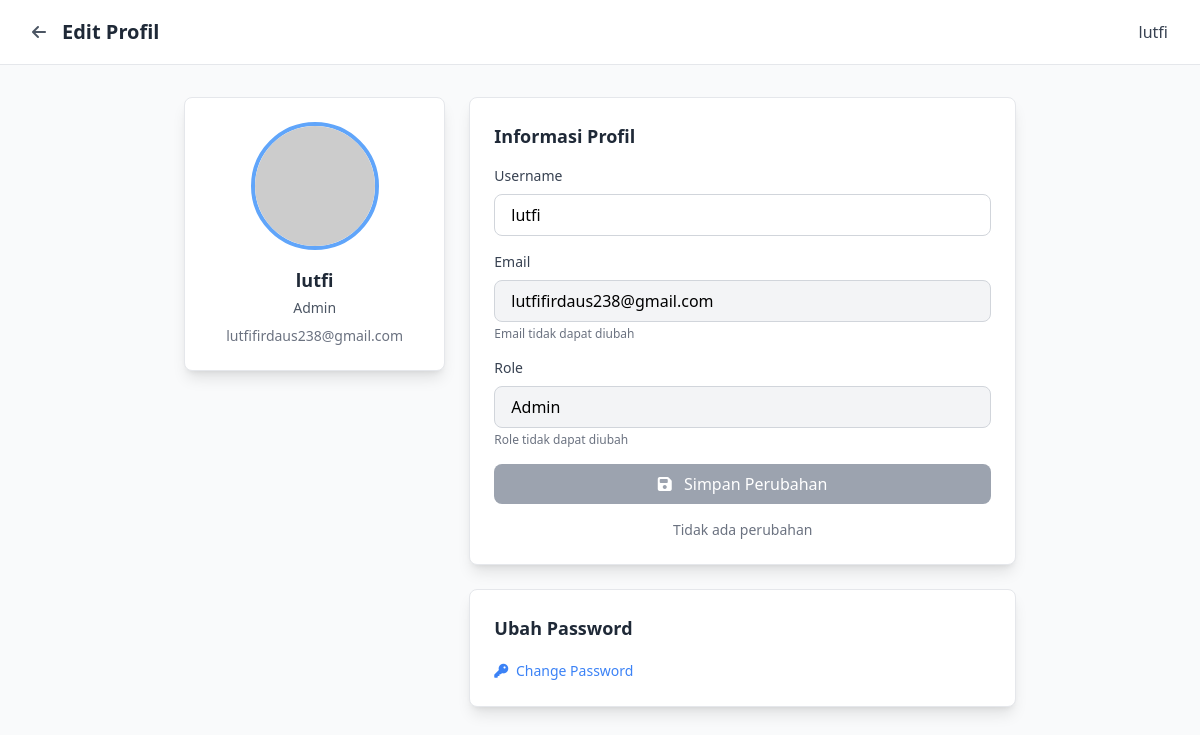
The app's page /pages/profile/profile.php (signed in) with its own data.
### tables this page shows
CREATE TABLE `user` (
  `id_user` int(11) NOT NULL,
  `nama` varchar(255) NOT NULL,
  `role` enum('Project Manager','Finance Manager','Staff Accountant','Direktur','Admin') NOT NULL COMMENT 'User role: PM, FM, SA, Direktur, or Admin',
  `status` enum('active','inactive','pending') NOT NULL DEFAULT 'inactive' COMMENT 'Account status: active=can login, inactive=deactivated by admin, pending=awaiting admin approval',
  `email` varchar(255) NOT NULL,
  `no_HP` varchar(20) DEFAULT NULL,
  `password_hash` varchar(255) NOT NULL,
  `created_at` timestamp NOT NULL DEFAULT current_timestamp(),
  `updated_at` timestamp NOT NULL DEFAULT current_timestamp() ON UPDATE current_timestamp(),
  `last_notification_check` timestamp NULL DEFAULT NULL
);

### pages/profile/profile.php (the view, shortened to what this page needs)
<?php
require_once '../../includes/config.php';
$user_id = $_SESSION['user_id'];
$stmt = $conn->prepare("SELECT * FROM user WHERE id_user = ?");
$stmt->bind_param("i", $user_id);
$stmt->execute();
$result = $stmt->get_result();
$user = $result->fetch_assoc();
?>
<!DOCTYPE html>
<html lang="id">
<head>
    <script src="https://cdn.tailwindcss.com"></script>
    <link rel="stylesheet" href="https://cdnjs.cloudflare.com/ajax/libs/font-awesome/6.4.0/css/all.min.css">
</head>
<body class="bg-gray-50 min-h-screen">
    <header class="bg-white border-b border-gray-200 sticky top-0 z-50">
        <div class="max-w-7xl mx-auto px-4 sm:px-6 lg:px-8">
            <div class="flex justify-between items-center h-16">
                <div class="flex items-center space-x-4">
                    <a href="javascript:history.back()" class="text-gray-600 hover:text-gray-800">
                        <i class="fas fa-arrow-left"></i>
                    </a>
                    <h1 class="text-xl font-bold text-gray-800">Edit Profil</h1>
                </div>
                <span class="text-gray-700 font-medium"><?php echo $user['nama']; ?></span>
            </div>
        </div>
    </header>
    <main class="max-w-4xl mx-auto px-4 sm:px-6 lg:px-8 py-8">
        <div class="grid grid-cols-1 md:grid-cols-3 gap-6">
            <div class="md:col-span-1">
                <div class="bg-white rounded-lg shadow-lg p-6 text-center border border-gray-200">
                    <img src="https://ui-avatars.com/api/?name=<?php echo urlencode($user['nama']); ?>&background=3B82F6&color=fff&size=200"
                        class="w-32 h-32 rounded-full mx-auto mb-4 border-4 border-blue-400">
                    <h3 class="font-bold text-gray-800 text-lg"><?php echo $user['nama']; ?></h3>
                    <p class="text-sm text-gray-600 mt-1"><?php echo $user['role']; ?></p>
                    <p class="text-sm text-gray-500 mt-2"><?php echo $user['email']; ?></p>
                </div>
            </div>
            <div class="md:col-span-2 space-y-6">
                <div class="bg-white rounded-lg shadow-lg p-6 border border-gray-200">
                    <h3 class="text-lg font-bold text-gray-800 mb-4">Informasi Profil</h3>
                    <form method="POST" class="space-y-4">
                        <div>
                            <label class="block text-gray-700 text-sm font-medium mb-2">Username</label>
                            <input type="text" name="username" id="username" value="<?php echo $user['nama']; ?>" required
                                class="w-full px-4 py-2 border border-gray-300 rounded-lg focus:outline-none focus:ring-2 focus:ring-blue-400">
                        </div>
                        <div>
                            <label class="block text-gray-700 text-sm font-medium mb-2">Email</label>
                            <input type="email" value="<?php echo $user['email']; ?>" readonly
                                class="w-full px-4 py-2 border border-gray-300 rounded-lg bg-gray-100">
                            <p class="text-xs text-gray-500 mt-1">Email tidak dapat diubah</p>
                        </div>
                        <div>
                            <label class="block text-gray-700 text-sm font-medium mb-2">Role</label>
                            <input type="text" value="<?php echo $user['role']; ?>" readonly
                                class="w-full px-4 py-2 border border-gray-300 rounded-lg bg-gray-100">
                            <p class="text-xs text-gray-500 mt-1">Role tidak dapat diubah</p>
                        </div>
                        <button type="submit" name="update_profile" id="saveProfileBtn"
                            class="w-full bg-blue-500 text-white py-2 rounded-lg hover:bg-blue-600 transition duration-200 font-medium disabled:bg-gray-400 disabled:cursor-not-allowed"
                            disabled>
                            <i class="fas fa-save mr-2"></i> Simpan Perubahan
                        </button>
                        <p id="changeStatus" class="text-sm text-gray-500 mt-2 text-center">Tidak ada perubahan</p>
                    </form>
                </div>
                <div class="bg-white rounded-lg shadow-lg p-6 border border-gray-200">
                    <h3 class="text-lg font-bold text-gray-800 mb-4">Ubah Password</h3>
                    <div id="passwordForm">
                        <button onclick="togglePasswordForm()" id="showPasswordBtn"
                            class="text-blue-500 hover:text-blue-700 text-sm font-medium">
                            <i class="fas fa-key mr-1"></i> Change Password
                        </button>
                    </div>
                </div>
            </div>
        </div>
    </main>
</body>
</html>

### records on screen
user: nama "lutfi", role "Admin", email "lutfifirdaus238@gmail.com", username "lutfi"
